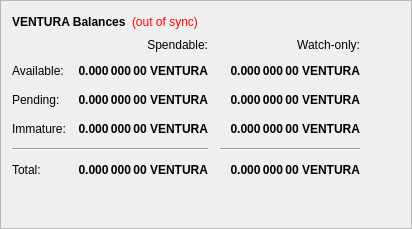
        <widget class="QFrame" name="frame">
         <property name="frameShape">
          <enum>QFrame::StyledPanel</enum>
         </property>
         <property name="frameShadow">
          <enum>QFrame::Raised</enum>
         </property>
         <layout class="QVBoxLayout" name="verticalLayout_4">
          <item>
           <layout class="QHBoxLayout" name="horizontalLayout_4">
            <item>
             <widget class="QLabel" name="label_5">
              <property name="font">
               <font>
                <weight>75</weight>
                <bold>true</bold>
               </font>
              </property>
              <property name="text">
               <string>VENTURA Balances</string>
              </property>
             </widget>
            </item>
            <item>
             <widget class="QLabel" name="labelWalletStatus">
              <property name="cursor">
               <cursorShape>WhatsThisCursor</cursorShape>
              </property>
              <property name="toolTip">
               <string>The displayed information may be out of date. Your wallet automatically synchronizes with the Ventura network after a connection is established, but this process has not completed yet.</string>
              </property>
              <property name="styleSheet">
               <string notr="true">QLabel { color: red; }</string>
              </property>
              <property name="text">
               <string notr="true">(out of sync)</string>
              </property>
              <property name="alignment">
               <set>Qt::AlignLeading|Qt::AlignLeft|Qt::AlignVCenter</set>
              </property>
             </widget>
            </item>
            <item>
             <spacer name="horizontalSpacer_3">
              <property name="orientation">
               <enum>Qt::Horizontal</enum>
              </property>
              <property name="sizeHint" stdset="0">
               <size>
                <width>40</width>
                <height>20</height>
               </size>
              </property>
             </spacer>
            </item>
           </layout>
          </item>
          <item>
           <layout class="QGridLayout" name="gridLayout">
            <property name="spacing">
             <number>12</number>
            </property>
            <item row="2" column="2">
             <widget class="QLabel" name="labelWatchPending">
              <property name="font">
               <font>
                <weight>75</weight>
                <bold>true</bold>
               </font>
              </property>
              <property name="cursor">
               <cursorShape>IBeamCursor</cursorShape>
              </property>
              <property name="toolTip">
               <string>Unconfirmed transactions to watch-only addresses</string>
              </property>
              <property name="text">
               <string notr="true">0.000 000 00 VENTURA</string>
              </property>
              <property name="alignment">
               <set>Qt::AlignRight|Qt::AlignTrailing|Qt::AlignVCenter</set>
              </property>
              <property name="textInteractionFlags">
               <set>Qt::LinksAccessibleByMouse|Qt::TextSelectableByKeyboard|Qt::TextSelectableByMouse</set>
              </property>
             </widget>
            </item>
            <item row="2" column="1">
             <widget class="QLabel" name="labelUnconfirmed">
              <property name="font">
               <font>
                <weight>75</weight>
                <bold>true</bold>
               </font>
              </property>
              <property name="cursor">
               <cursorShape>IBeamCursor</cursorShape>
              </property>
              <property name="toolTip">
               <string>Total of transactions that have yet to be confirmed, and do not yet count toward the spendable balance</string>
              </property>
              <property name="text">
               <string notr="true">0.000 000 00 VENTURA</string>
              </property>
              <property name="alignment">
               <set>Qt::AlignRight|Qt::AlignTrailing|Qt::AlignVCenter</set>
              </property>
              <property name="textInteractionFlags">
               <set>Qt::LinksAccessibleByMouse|Qt::TextSelectableByKeyboard|Qt::TextSelectableByMouse</set>
              </property>
             </widget>
            </item>
            <item row="3" column="2">
             <widget class="QLabel" name="labelWatchImmature">
              <property name="font">
               <font>
                <weight>75</weight>
                <bold>true</bold>
               </font>
              </property>
              <property name="cursor">
               <cursorShape>IBeamCursor</cursorShape>
              </property>
              <property name="toolTip">
               <string>Staked or masternode rewards in watch-only addresses that has not yet matured</string>
              </property>
              <property name="text">
               <string notr="true">0.000 000 00 VENTURA</string>
              </property>
              <property name="alignment">
               <set>Qt::AlignRight|Qt::AlignTrailing|Qt::AlignVCenter</set>
              </property>
              <property name="textInteractionFlags">
               <set>Qt::LinksAccessibleByMouse|Qt::TextSelectableByKeyboard|Qt::TextSelectableByMouse</set>
              </property>
             </widget>
            </item>
            <item row="4" column="0" colspan="2">
             <widget class="Line" name="lineSpendableBalance">
              <property name="orientation">
               <enum>Qt::Horizontal</enum>
              </property>
             </widget>
            </item>
            <item row="4" column="2">
             <widget class="Line" name="lineWatchBalance">
              <property name="sizePolicy">
               <sizepolicy hsizetype="Preferred" vsizetype="Fixed">
                <horstretch>0</horstretch>
                <verstretch>0</verstretch>
               </sizepolicy>
              </property>
              <property name="minimumSize">
               <size>
                <width>140</width>
                <height>0</height>
               </size>
              </property>
              <property name="orientation">
               <enum>Qt::Horizontal</enum>
              </property>
             </widget>
            </item>
            <item row="5" column="0">
             <widget class="QLabel" name="labelTotalText">
              <property name="text">
               <string>Total:</string>
              </property>
             </widget>
            </item>
            <item row="3" column="1">
             <widget class="QLabel" name="labelImmature">
              <property name="font">
               <font>
                <weight>75</weight>
                <bold>true</bold>
               </font>
              </property>
              <property name="cursor">
               <cursorShape>IBeamCursor</cursorShape>
              </property>
              <property name="toolTip">
               <string>Staked or masternode rewards that has not yet matured</string>
              </property>
              <property name="text">
               <string notr="true">0.000 000 00 VENTURA</string>
              </property>
              <property name="alignment">
               <set>Qt::AlignRight|Qt::AlignTrailing|Qt::AlignVCenter</set>
              </property>
              <property name="textInteractionFlags">
               <set>Qt::LinksAccessibleByMouse|Qt::TextSelectableByKeyboard|Qt::TextSelectableByMouse</set>
              </property>
             </widget>
            </item>
            <item row="2" column="3">
             <spacer name="horizontalSpacer_2">
              <property name="orientation">
               <enum>Qt::Horizontal</enum>
              </property>
              <property name="sizeHint" stdset="0">
               <size>
                <width>40</width>
                <height>20</height>
               </size>
              </property>
             </spacer>
            </item>
            <item row="3" column="0">
             <widget class="QLabel" name="labelImmatureText">
              <property name="text">
               <string>Immature:</string>
              </property>
             </widget>
            </item>
            <item row="5" column="1">
             <widget class="QLabel" name="labelTotal">
              <property name="font">
               <font>
                <weight>75</weight>
                <bold>true</bold>
               </font>
              </property>
              <property name="cursor">
               <cursorShape>IBeamCursor</cursorShape>
              </property>
              <property name="toolTip">
               <string>Your current total balance</string>
              </property>
              <property name="text">
               <string notr="true">0.000 000 00 VENTURA</string>
              </property>
              <property name="alignment">
               <set>Qt::AlignRight|Qt::AlignTrailing|Qt::AlignVCenter</set>
              </property>
              <property name="textInteractionFlags">
               <set>Qt::LinksAccessibleByMouse|Qt::TextSelectableByKeyboard|Qt::TextSelectableByMouse</set>
              </property>
             </widget>
            </item>
            <item row="5" column="2">
             <widget class="QLabel" name="labelWatchTotal">
              <property name="font">
               <font>
                <weight>75</weight>
                <bold>true</bold>
               </font>
              </property>
              <property name="cursor">
               <cursorShape>IBeamCursor</cursorShape>
              </property>
              <property name="toolTip">
               <string>Current total balance in watch-only addresses</string>
              </property>
              <property name="text">
               <string notr="true">0.000 000 00 VENTURA</string>
              </property>
              <property name="alignment">
               <set>Qt::AlignRight|Qt::AlignTrailing|Qt::AlignVCenter</set>
              </property>
              <property name="textInteractionFlags">
               <set>Qt::LinksAccessibleByMouse|Qt::TextSelectableByKeyboard|Qt::TextSelectableByMouse</set>
              </property>
             </widget>
            </item>
            <item row="0" column="2">
             <widget class="QLabel" name="labelWatchonly">
              <property name="text">
               <string>Watch-only:</string>
              </property>
              <property name="alignment">
               <set>Qt::AlignRight|Qt::AlignTrailing|Qt::AlignVCenter</set>
              </property>
             </widget>
            </item>
            <item row="1" column="0">
             <widget class="QLabel" name="labelBalanceText">
              <property name="text">
               <string>Available:</string>
              </property>
             </widget>
            </item>
            <item row="1" column="1">
             <widget class="QLabel" name="labelBalance">
              <property name="font">
               <font>
                <weight>75</weight>
                <bold>true</bold>
               </font>
              </property>
              <property name="cursor">
               <cursorShape>IBeamCursor</cursorShape>
              </property>
              <property name="toolTip">
               <string>Your current spendable balance</string>
              </property>
              <property name="text">
               <string notr="true">0.000 000 00 VENTURA</string>
              </property>
              <property name="alignment">
               <set>Qt::AlignRight|Qt::AlignTrailing|Qt::AlignVCenter</set>
              </property>
              <property name="textInteractionFlags">
               <set>Qt::LinksAccessibleByMouse|Qt::TextSelectableByKeyboard|Qt::TextSelectableByMouse</set>
              </property>
             </widget>
            </item>
            <item row="1" column="2">
             <widget class="QLabel" name="labelWatchAvailable">
              <property name="font">
               <font>
                <weight>75</weight>
                <bold>true</bold>
               </font>
              </property>
              <property name="cursor">
               <cursorShape>IBeamCursor</cursorShape>
              </property>
              <property name="toolTip">
               <string>Your current balance in watch-only addresses</string>
              </property>
              <property name="text">
               <string notr="true">0.000 000 00 VENTURA</string>
              </property>
              <property name="alignment">
               <set>Qt::AlignRight|Qt::AlignTrailing|Qt::AlignVCenter</set>
              </property>
              <property name="textInteractionFlags">
               <set>Qt::LinksAccessibleByMouse|Qt::TextSelectableByKeyboard|Qt::TextSelectableByMouse</set>
              </property>
             </widget>
            </item>
            <item row="2" column="0">
             <widget class="QLabel" name="labelPendingText">
              <property name="text">
               <string>Pending:</string>
              </property>
             </widget>
            </item>
            <item row="0" column="1">
             <widget class="QLabel" name="labelSpendable">
              <property name="text">
               <string>Spendable:</string>
              </property>
              <property name="alignment">
               <set>Qt::AlignRight|Qt::AlignTrailing|Qt::AlignVCenter</set>
              </property>
             </widget>
            </item>
           </layout>
          </item>
          <item>
           <spacer name="verticalSpacer_4">
            <property name="orientation">
             <enum>Qt::Vertical</enum>
            </property>
            <property name="sizeHint" stdset="0">
             <size>
              <width>20</width>
              <height>40</height>
             </size>
            </property>
           </spacer>
          </item>
         </layout>
        </widget>
